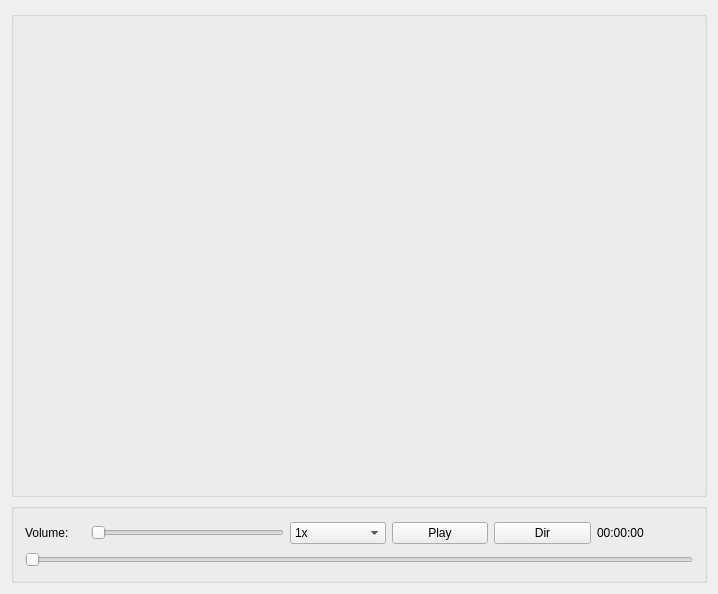
<?xml version="1.0" encoding="UTF-8"?>
<ui version="4.0">
 <class>MainWindow</class>
 <widget class="QMainWindow" name="MainWindow">
  <property name="geometry">
   <rect>
    <x>0</x>
    <y>0</y>
    <width>718</width>
    <height>594</height>
   </rect>
  </property>
  <property name="windowTitle">
   <string>MainWindow</string>
  </property>
  <property name="styleSheet">
   <string notr="true"/>
  </property>
  <widget class="QWidget" name="centralWidget">
   <layout class="QVBoxLayout" name="verticalLayout_2">
    <item>
     <widget class="QGroupBox" name="groupBox_2">
      <property name="minimumSize">
       <size>
        <width>0</width>
        <height>0</height>
       </size>
      </property>
      <property name="title">
       <string/>
      </property>
     </widget>
    </item>
    <item>
     <widget class="QGroupBox" name="groupBox">
      <property name="maximumSize">
       <size>
        <width>16777215</width>
        <height>80</height>
       </size>
      </property>
      <property name="title">
       <string/>
      </property>
      <layout class="QGridLayout" name="gridLayout">
       <item row="0" column="4">
        <widget class="QPushButton" name="play">
         <property name="text">
          <string>Play</string>
         </property>
         <property name="icon">
          <iconset resource="repository.qrc">
           <normaloff>:/new/prefix1/Icons/022-video.png</normaloff>:/new/prefix1/Icons/022-video.png</iconset>
         </property>
        </widget>
       </item>
       <item row="0" column="5">
        <widget class="QPushButton" name="directory">
         <property name="text">
          <string>Dir</string>
         </property>
         <property name="icon">
          <iconset resource="repository.qrc">
           <normaloff>:/new/prefix1/Icons/015-folder.png</normaloff>:/new/prefix1/Icons/015-folder.png</iconset>
         </property>
        </widget>
       </item>
       <item row="0" column="3">
        <widget class="QComboBox" name="comboBox">
         <item>
          <property name="text">
           <string>1x</string>
          </property>
         </item>
         <item>
          <property name="text">
           <string>0.5x</string>
          </property>
         </item>
         <item>
          <property name="text">
           <string>2x</string>
          </property>
         </item>
        </widget>
       </item>
       <item row="0" column="1" colspan="2">
        <widget class="QSlider" name="horizontalSlider_2">
         <property name="maximumSize">
          <size>
           <width>35645</width>
           <height>16777215</height>
          </size>
         </property>
         <property name="orientation">
          <enum>Qt::Horizontal</enum>
         </property>
        </widget>
       </item>
       <item row="0" column="6">
        <widget class="QLabel" name="endTime">
         <property name="text">
          <string>00:00:00</string>
         </property>
        </widget>
       </item>
       <item row="0" column="0">
        <widget class="QLabel" name="volume">
         <property name="maximumSize">
          <size>
           <width>60</width>
           <height>16777215</height>
          </size>
         </property>
         <property name="text">
          <string>Volume:</string>
         </property>
        </widget>
       </item>
       <item row="1" column="0" colspan="7">
        <widget class="QSlider" name="horizontalSlider">
         <property name="autoFillBackground">
          <bool>false</bool>
         </property>
         <property name="inputMethodHints">
          <set>Qt::ImhNone</set>
         </property>
         <property name="orientation">
          <enum>Qt::Horizontal</enum>
         </property>
         <property name="invertedAppearance">
          <bool>false</bool>
         </property>
         <property name="invertedControls">
          <bool>false</bool>
         </property>
         <property name="tickPosition">
          <enum>QSlider::NoTicks</enum>
         </property>
        </widget>
       </item>
      </layout>
     </widget>
    </item>
   </layout>
  </widget>
 </widget>
 <layoutdefault spacing="6" margin="11"/>
 <resources>
  <include location="repository.qrc"/>
 </resources>
 <connections/>
</ui>
